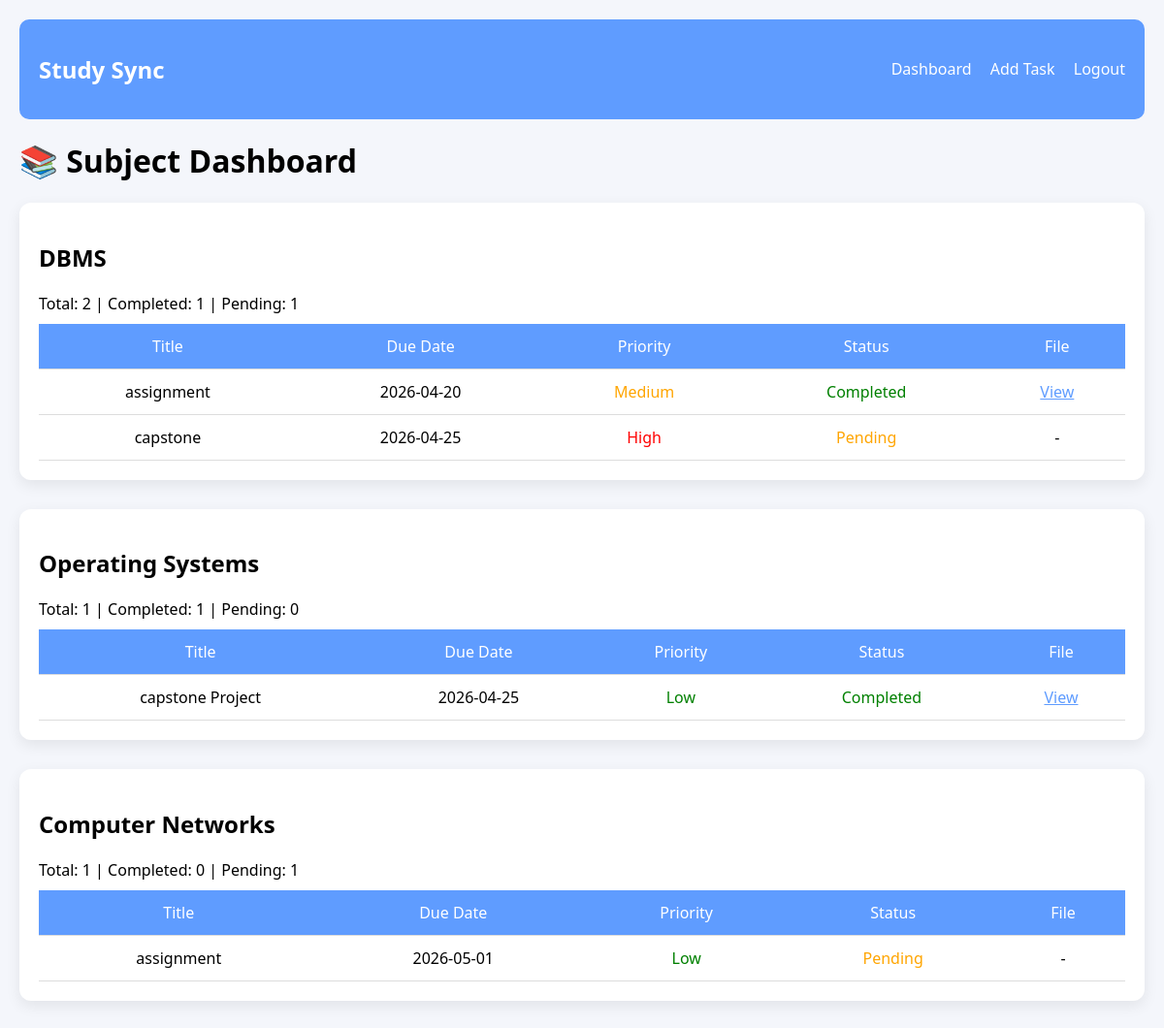
The page /subject_dashboard (signed in) on the database its author committed.
### tables this page shows
CREATE TABLE tasks(
        id INTEGER PRIMARY KEY AUTOINCREMENT,
        user_id INTEGER,
        title TEXT,
        description TEXT,
        subject TEXT,
        due_date TEXT,
        priority TEXT,
        expected_time INTEGER,
        status TEXT DEFAULT 'Pending',
        attachment TEXT,
        created_at TEXT
    );

### app.py (the view)
@app.route("/subject_dashboard")
def subject_dashboard():
    if 'user_id' not in session:
        return redirect("/login")
    conn = get_db()
    tasks = conn.execute(
        "SELECT * FROM tasks WHERE user_id=?",
        (session['user_id'],)
    ).fetchall()
    conn.close()
    subject_data = {}
    for task in tasks:
        subject = task['subject'] if task['subject'] else "General"
        if subject not in subject_data:
            subject_data[subject] = []
        subject_data[subject].append(task)
    return render_template("subject_dashboard.html", subject_data=subject_data)

### app.py (called while the page is built)
def get_db():
    conn = sqlite3.connect("database.db")
    conn.row_factory = sqlite3.Row
    return conn

### templates/subject_dashboard.html (shortened to what this page needs)
<!DOCTYPE html>
<html>
<head>
    <link rel="stylesheet" href="{{ url_for('static', filename='style.css') }}">
</head>
<body>
<div class="dashboard">
    <div class="navbar">
        <h2>Study Sync</h2>
        <div>
            <a href="/dashboard">Dashboard</a>
            <a href="/add_task">Add Task</a>
            <a href="/logout">Logout</a>
        </div>
    </div>
    <h1>📚 Subject Dashboard</h1>
    {% if subject_data %}
        {% for subject, tasks in subject_data.items() %}
        <div class="table-box" style="margin-bottom:30px;">
            <h2>{{ subject }}</h2>
            <p style="margin-bottom:10px;">
                Total: {{ tasks|length }} |
                Completed: {{ tasks | selectattr('status','equalto','Completed') | list | length }} |
                Pending: {{ tasks | selectattr('status','equalto','Pending') | list | length }}
            </p>
            <table>
                <tr>
                    <th>Title</th>
                    <th>Due Date</th>
                    <th>Priority</th>
                    <th>Status</th>
                    <th>File</th>
                </tr>
                {% for task in tasks %}
                <tr>
                    <td>{{ task['title'] }}</td>
                    <td>{{ task['due_date'] }}</td>
                    <td>
                        {% if task['priority']=="High" %}
                            <span style="color:red;">High</span>
                        {% elif task['priority']=="Medium" %}
                            <span style="color:orange;">Medium</span>
                        {% else %}
                            <span style="color:green;">Low</span>
                        {% endif %}
                    </td>
                    <td>
                        {% if task['status']=="Completed" %}
                            <span style="color:green;">Completed</span>
                        {% else %}
                            <span style="color:orange;">Pending</span>
                        {% endif %}
                    </td>
                    <td>
                        {% if task['attachment'] %}
                            <a href="{{ url_for('static', filename='uploads/' + task['attachment']) }}" target="_blank">
                                View
                            </a>
                        {% else %}
                            -
                        {% endif %}
                    </td>
                </tr>
                {% endfor %}
            </table>
        </div>
        {% endfor %}
    {% else %}
        <p style="text-align:center; padding:20px;">
            📂 No tasks available yet!
        </p>
    {% endif %}
</div>
</body>
</html>

### static/style.css (style rules this page uses)
body { margin: 0; font-family: 'Segoe UI', sans-serif; background: linear-gradient(120deg, #5f9cff, #7b5cff); }
.dashboard { padding: 20px; background: #f4f6fb; min-height: 100vh; }
.navbar { display: flex; justify-content: space-between; align-items: center; background: #5f9cff; color: white; padding: 15px 20px; border-radius: 10px; }
.navbar a { color: white; text-decoration: none; margin-left: 15px; transition: 0.2s; }
.table-box { background: white; padding: 20px; border-radius: 12px; box-shadow: 0 5px 15px rgba(0,0,0,0.08); margin-top: 20px; }
table { width: 100%; border-collapse: collapse; }
th { background: #5f9cff; color: white; font-weight: 500; }
th, td { padding: 12px; border-bottom: 1px solid #ddd; text-align: center; }
table a { color: #5f9cff; font-weight: 500; }

### rows shown on the page
tasks: subject "DBMS", tasks "2", tasks "1", title "assignment", due_date "2026-04-20", priority "Medium", status "Completed"
tasks: title "capstone", due_date "2026-04-25", priority "High", status "Pending"
tasks: subject "Operating Systems", tasks "1", tasks "0", title "capstone Project", due_date "2026-04-25", priority "Low", status "Completed"
tasks: subject "Computer Networks", tasks "1", tasks "0", title "assignment", due_date "2026-05-01", priority "Low", status "Pending"
